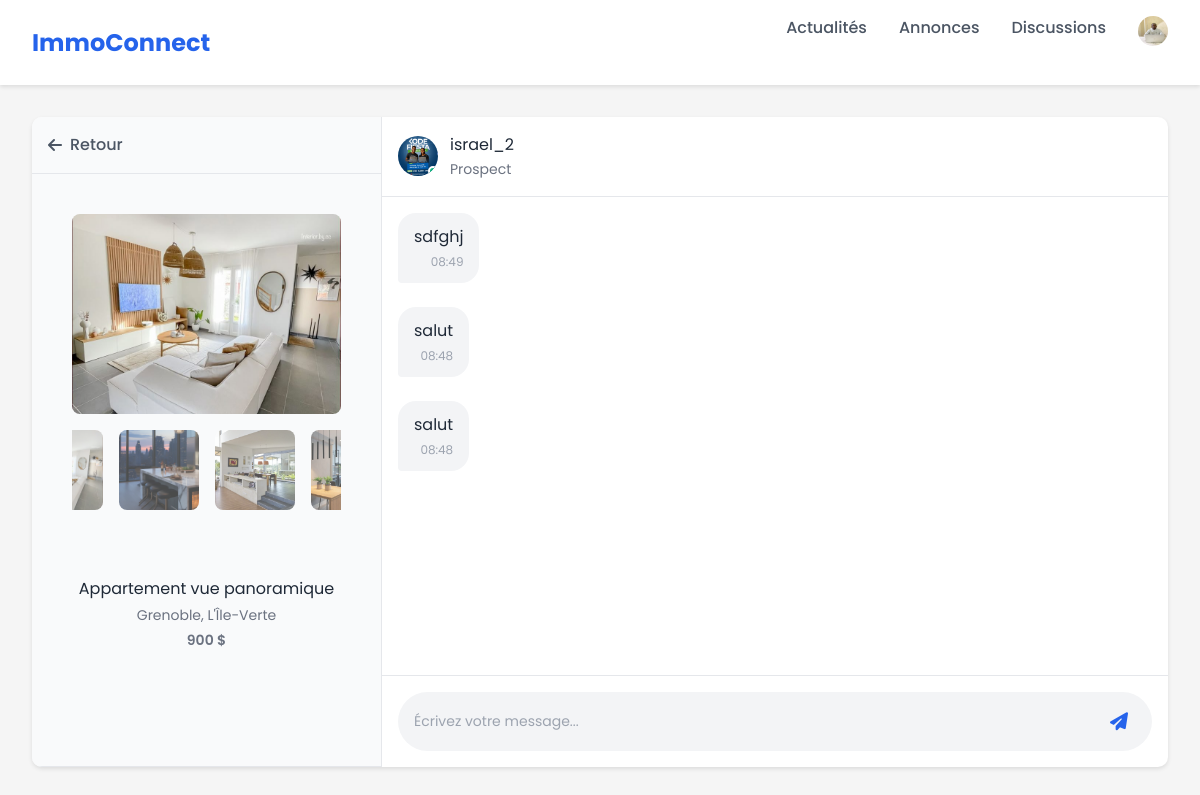
Before: /messagerie/7/israel_2/ (signed in) with the older database file.
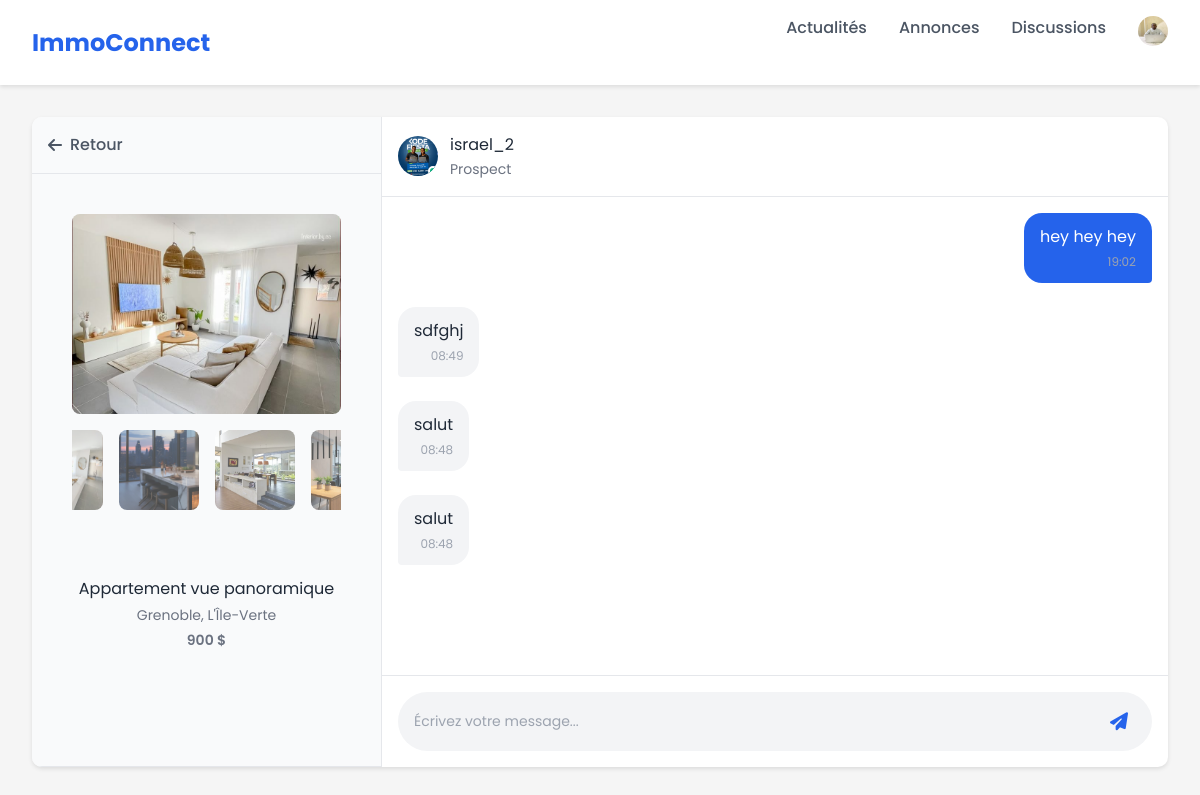
After: the same page with the newer database file.
### authentification/models.py (models this page shows)
class User(AbstractUser):
    profile_photo = models.ImageField(blank=True, null=True, upload_to='profile_images/')
    phone_number = models.CharField(max_length=10, blank=True, null=True)

### hzone_app/models.py (models this page shows)
class Listing(models.Model):
    TRANSACTION_CHOICES = [
        ('vente', 'Vente'),
        ('location', 'Location'),
    ]
    PROPERTY_TYPE_CHOICES = [
        ('maison', 'Maison'),
        ('appartement', 'Appartement'),
        ('terrain', 'Terrain')
    ]
    OUTDOOR_CHOICES = [
        ('oui', 'Oui'),
        ('non', 'Non'),
    ]
    owner = models.ForeignKey(User, on_delete=models.CASCADE)
    transaction_type = models.CharField(max_length=20, choices=TRANSACTION_CHOICES)
    property_type = models.CharField(max_length=50, choices=PROPERTY_TYPE_CHOICES)
    title = models.fields.CharField(max_length=100)
    surface = models.DecimalField(max_digits=10, decimal_places=2)
    number_of_piece = models.IntegerField()
    outdoor_space = models.CharField(max_length=3, choices=OUTDOOR_CHOICES)
    city = models.CharField()
    district = models.CharField()
    street = models.CharField(blank=True, null=True)
    street_number = models.CharField()
    description = models.TextField()
    price = models.BigIntegerField()
    create_at = models.DateTimeField(auto_now_add=True)

class ListingImage(models.Model):
    listing = models.ForeignKey(Listing, on_delete=models.CASCADE, related_name='images')
    image = models.ImageField(upload_to='listing_images/')
    uploaded_at = models.DateTimeField(auto_now_add=True)

### messagerie/models.py (models this page shows, shortened)
class Message(models.Model):
    discussion = models.ForeignKey(Discussion, on_delete=models.CASCADE, related_name="messages")  # ✅ Lien avec la discussion
    sender = models.ForeignKey(settings.AUTH_USER_MODEL, on_delete=models.CASCADE, related_name="sent_messages")  # ✅ Expéditeur
    receiver = models.ForeignKey(settings.AUTH_USER_MODEL, on_delete=models.CASCADE, related_name="received_messages")  # ✅ Destinataire
    content = models.TextField()  # ✅ Contenu du message
    timestamp = models.DateTimeField(auto_now_add=True)  # ✅ Date d'envoi

### messagerie/views.py (the view)
# urls.py: path('messagerie/<int:listing_id>/<str:receiver_username>/', messagerie.views.chat_view, name='chat_view'),
@login_required
def chat_view(request, listing_id, receiver_username):
    receiver = User.objects.get(username=receiver_username)
    listing = Listing.objects.get(id=listing_id)
    discussion, created = Discussion.objects.get_or_create(
        listing=listing,
        owner=listing.owner,
        client=request.user if request.user != listing.owner else receiver  # ✅ Assure que le client est bien celui qui consulte
    )
    messages = Message.objects.filter(discussion=discussion).order_by('-timestamp')
    return render(request, 'messagerie/chat.html', {
        'receiver': receiver,
        'receiver_photo': receiver.profile_photo.url if receiver.profile_photo and receiver.profile_photo.name else None,
        'listing': listing,
        'messages': messages,
        'discussion': discussion,
    })

### messagerie/templates/messagerie/chat.html (shortened to what this page needs)
{% extends 'hzone/app_base.html' %}
{% block content %}
{% load static %}
<main class="main-content">
    <div class="chat-container">
        <div class="chat-sidebar">
            <div class="back-button">
                <a href="javascript:history.back()"><i class="fas fa-arrow-left"></i> Retour</a>
            </div>
            <div class="property-card">
                <div class="property-images">
                    <div class="main-image" style="height: 200px;">
                        {% if listing.images.all %}
                            <img id="mainImage" class="selected" src="{{ listing.images.first.image.url }}" alt="{{ listing.title }}">
                        {% else %}
                            <img id="mainImage" class="selected" src="{% static 'hzone_app/images/default.png' %}" alt="Image par défaut">
                        {% endif %}
                    </div>
                    <div class="image-thumbnails">
                        {% for img in listing.images.all %}
                            <div class="thumbnail" onclick="changeMainImage('{{ img.image.url }}')">
                                <img src="{{ img.image.url }}" alt="{{ listing.title }} image {{ forloop.counter }}">
                            </div>
                        {% endfor %}
                    </div>
                </div>
                <div class="property-info">
                    <h3 id="propertyTitle">{{ listing.title }}</h3>
                    <p id="propertyLocation">{{ listing.city }}, {{ listing.district }}</p>
                    <p class="property-price" id="propertyPrice">{{ listing.price }} $</p>
                </div>
            </div>
        </div>
        <div class="chat-main">
            <div class="chat-header">
                <div class="user-info">
                    <div class="user-avatar">
                        {% if receiver_photo %}
                            <img src="{{ receiver_photo }}" alt="Avatar du propriétaire">
                        {% else %}
                            <img src="https://via.placeholder.com/150" alt="Avatar par défaut">
                        {% endif %}
                        <span class="online-status"></span>
                    </div>
                    <div class="user-details">
                        <h3>{{ receiver.username }}</h3>
                        <p>{% if request.user == listing.owner %}Prospect{% else %}Propriétaire{% endif %}</p>
                    </div>
                </div>
            </div>
            <div class="chat-messages" id="chatMessages">
                {% for message in messages %}
                    <div class="message {% if message.sender == request.user %}sent{% else %}received{% endif %}">
                        <div class="message-content">
                            <p>{{ message.content }}</p>
                            <span class="message-time">{{ message.timestamp|date:"H:i" }}</span>
                        </div>
                    </div>
                {% empty %}
                    <p class="no-messages">Aucun message pour le moment.</p>
                {% endfor %}
            </div>
            <div class="chat-input">
                <div class="input-container">
                    <input type="text" id="messageInput" placeholder="Écrivez votre message...">
                    <button id="sendButton">
                        <i class="fas fa-paper-plane"></i>
                    </button>
                </div>
            </div>
        </div>
    </div>
</main>
{% endblock %}

### hzone/templates/hzone/app_base.html (shortened to what this page needs)
{% load static %}
<!DOCTYPE html>
<html lang="fr">
<head>
    <link rel="stylesheet" href="https://cdnjs.cloudflare.com/ajax/libs/font-awesome/6.4.0/css/all.min.css">
    <link rel="stylesheet" href="{% static 'hzone_app/css/styles.css' %}">
    <link rel="stylesheet" href="https://cdnjs.cloudflare.com/ajax/libs/font-awesome/6.4.0/css/all.min.css">
    <script src="https://cdn.tailwindcss.com"></script>
</head>
<body>
    <nav class="navbar">
        <div class="nav-content">
            <a href="{% url 'home' %}" class="logo">ImmoConnect</a>
            <div class="nav-links">
                <a href="{% url 'home' %}">Actualités</a>
                <a href="{% url 'listings' %}">Annonces</a>
                <a href="{% url 'list_discussions' %}">Discussions</a>
                <form method="post" action="{% url 'logout' %}">
                    {% if request.user.profile_photo %}
                        <button type="submit" style="border: none; background-color: transparent; cursor: pointer;"><img src="{{ request.user.profile_photo.url }}" alt="Photo de profil" class="profile-photo"></button>
                    {% else %}
                        <button type="submit" class="btn btn-danger">Logout</button>
                    {% endif %}
                </form>
            </div>
        </div>
    </nav>
    {% block content %}
    {% endblock %}
</body>
</html>

Changed rows visible on the page:
added Message: content "hey hey hey", timestamp "19:02"
